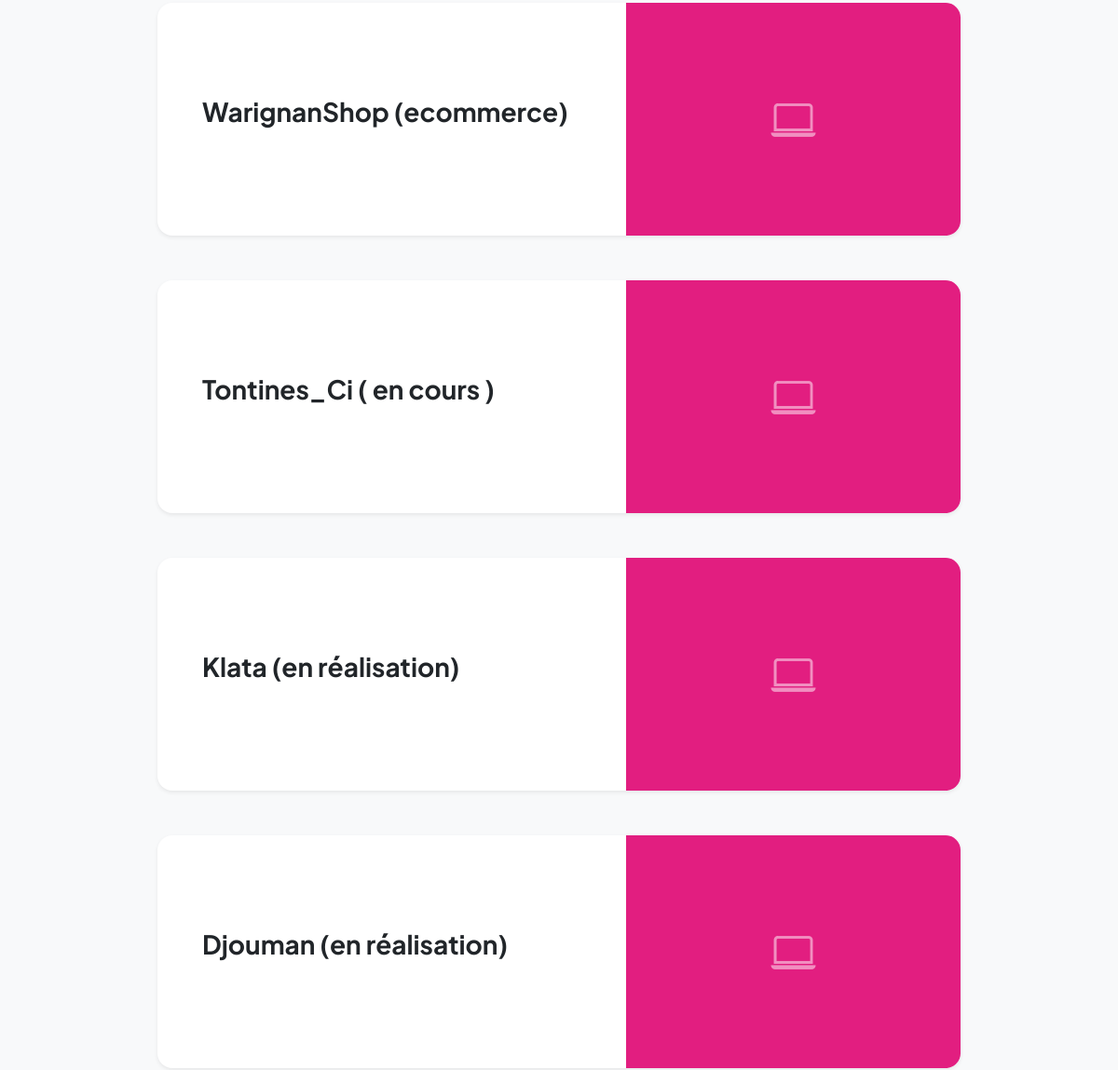
The page /projects/ (middle part) on the database as committed earlier.
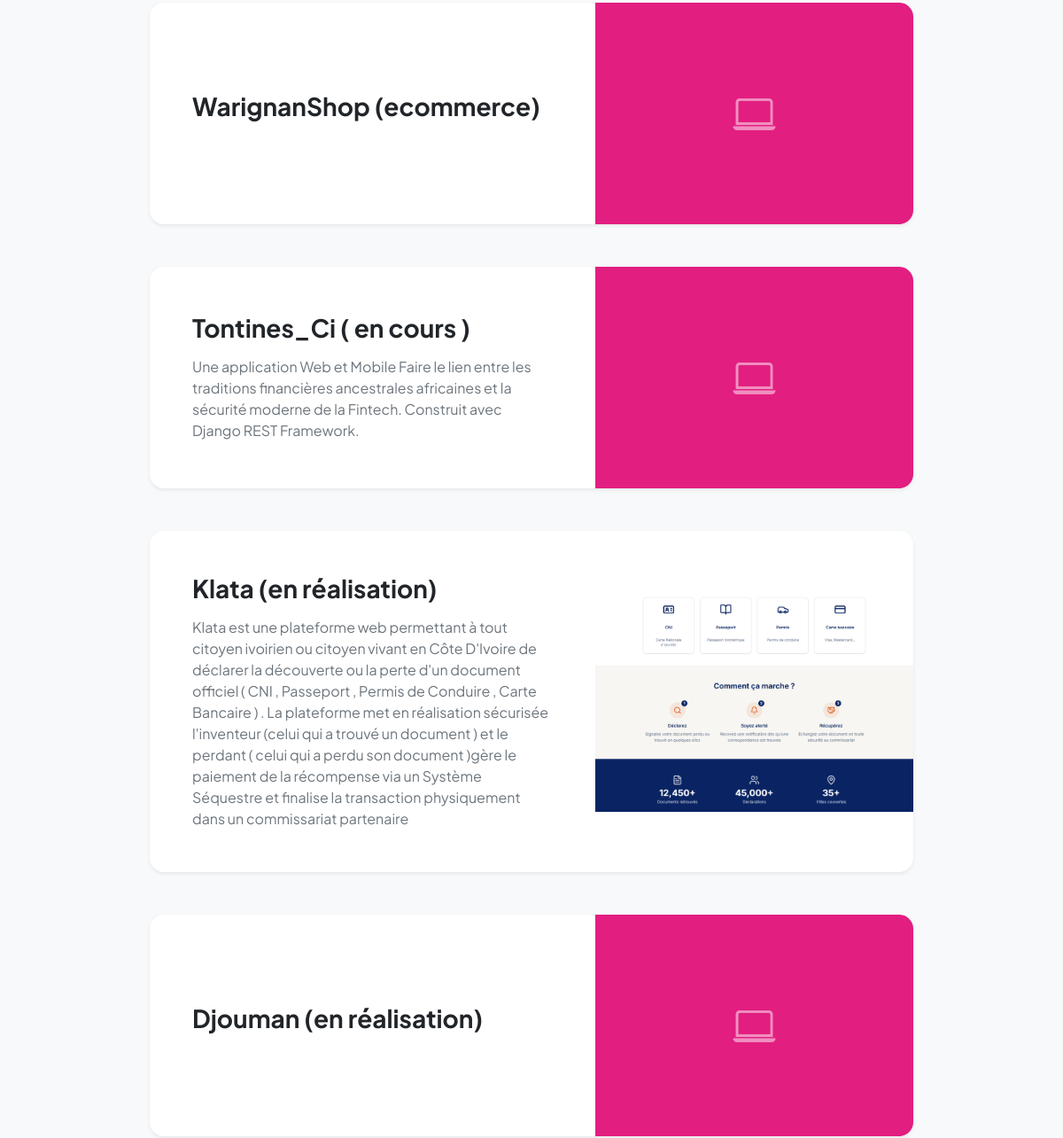
The same page on the database as committed later.
### pages/models/projects.py (models this page shows, shortened)
class Project(StandardModel):
    class Meta :
        verbose_name = "Project"
        verbose_name_plural = "Projects"
    user = models.ForeignKey(
    User,
    on_delete=models.CASCADE,
    related_name='projects',
    verbose_name=_('Utilisateur')
    )
    name_project = models.CharField(
        max_length=50,
        blank=True,
        null=True,
        verbose_name=_('Nom du Projet')
    )
    description = models.TextField(
        max_length=500,
        blank=True,
        null=True,
        verbose_name=_('Description du Projet')
    )
    picture = models.ImageField(
        upload_to='media/',
        blank=True,
        null=True,
        verbose_name=_('Image projet')
    )

### pages/views/projects_view.py (the view)
# urls.py: path('projects/', project_pages, name='project_pages'),
def project_pages(request):
    datas = {
    "projects": Project.objects.all()
    }
    return render(request,"projects.html",datas)

### pages/templates/projects.html (shortened to what this page needs)
{% extends "pages/base.html" %}
{% load static %}
{% block content %}
<section class="py-5 bg-light">
    <div class="container px-5 mb-5">
        <div class="row gx-5 justify-content-center">
            <div class="col-lg-11 col-xl-10">
                {% for project in projects %}
                <div class="card overflow-hidden shadow-sm rounded-4 border-0 mb-5 bg-white transform-hover transition">
                    <div class="card-body p-0">
                        <div class="row g-0 align-items-center">
                            <div class="col-md-7 p-4 p-md-5">
    <h2 class="fw-bold mb-3 h3 text-dark">
        <a href="{% url 'project_detail' project.id %}" class="text-decoration-none text-dark stretched-link">
            {{ project.name_project }}
        </a>
    </h2>
    <p class="text-muted leading-relaxed mb-0">{{ project.description }}</p>
</div>
                            <div class="col-md-5">
                                {% if project.picture %}
                                <div class="project-img-container" style="height: 250px; overflow: hidden; position: relative;">
                                    <img class="w-100 h-100" src="{{ project.picture.url }}" alt="{{ project.name_project }}" style="object-fit: cover; object-position: center;" />
                                </div>
                                {% else %}
                                <div class="bg-secondary d-flex align-items-center justify-content-center text-white-50" style="height: 250px;">
                                    <i class="bi bi-laptop" style="font-size: 3rem;"></i>
                                </div>
                                {% endif %}
                            </div>
                        </div>
                    </div>
                </div>
                {% empty %}
                <div class="text-center py-5">
                    <p class="text-muted fs-5">Aucun projet n'est disponible pour le moment.</p>
                </div>
                {% endfor %}
            </div>
        </div>
    </div>
</section>
{% endblock %}

Rows that differ between the two databases and show on the page:
changed Project "Tontines_Ci ( en cours )": description (not shown) → "Une application Web et Mobile Faire le lien entre les traditions financières ancestrales africaines et la sécurité moderne de la Fintech. Construit avec Django REST Framework."
changed Project "Klata (en réalisation)": description (not shown) → "Klata est une plateforme web permettant à tout citoyen ivoirien ou citoyen vivant en Côte D'Ivoire de déclarer la découverte ou la perte d'un document officiel ( CNI , Passeport , Permis de Conduire , Carte Bancaire ) . La plateforme met en réalisation sécurisée l'inventeur (celui qui a trouvé un document ) et le perdant ( celui qui a perdu son document )gère le paiement de la récompense via un Système Séquestre et finalise la transaction physiquement dans un commissariat partenaire"; picture: picture added
